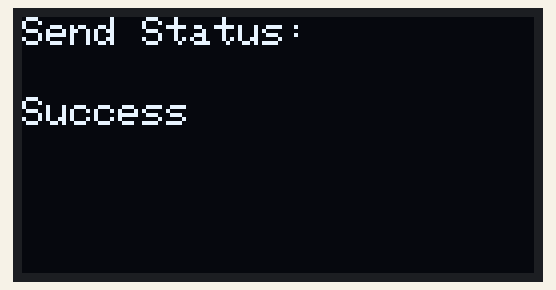
This sketch was run on a simulated ESP32. On the bench: 128×64 one-colour display.

Above: at 0.2 s.

The sketch:

master.ino
```cpp
#include <Wire.h>
#include <Adafruit_GFX.h>
#include <Adafruit_SH110X.h>
#include <WiFi.h>
#include <esp_now.h>

// OLED pins
#define i2c_Address 0x3c // OLED screen I2C address
#define SCREEN_WIDTH 128
#define SCREEN_HEIGHT 64
#define OLED_RESET -1

// Creating an object for communication with the OLED screen
Adafruit_SH1106G display = Adafruit_SH1106G(SCREEN_WIDTH, SCREEN_HEIGHT, &Wire, OLED_RESET);

uint8_t slaveAddress[] = {0xFC, 0xE8, 0xC0, 0x91, 0x6D, 0x54};

void displayMessage(String title, String message) {
  display.clearDisplay();               // Clear the OLED display
  display.setTextSize(1);              // Set text size
  display.setCursor(0, 0);             // Set cursor position
  display.println(title);              // Print title
  display.setCursor(0, 20);           // Move cursor to next line
  display.println(message);           // Print the message
  display.display();                   // Update the display
}

void onDataSent(const uint8_t *mac_addr, esp_now_send_status_t status)
{
  String statusMsg = (status == ESP_NOW_SEND_SUCCESS) ? "Success" : "Fail";
  displayMessage("Send Status:", statusMsg);
}

void setup()
{
  // Initialize the display
  display.begin(i2c_Address,true);
  display.clearDisplay();
  display.setTextColor(SH110X_WHITE);

  // Display first string
  display.setTextSize(1); // Standard font size
  display.setCursor(2, 10); // Horizontal, vertical position
  display.println("test1");

  display.display(); // Show on OLED


  WiFi.mode(WIFI_STA);

  if (esp_now_init() != ESP_OK)
  {
    displayMessage("Error", "Init ESP-NOW");
    return;
  }

  esp_now_register_send_cb(onDataSent);

  esp_now_peer_info_t peerInfo = {};
  memcpy(peerInfo.peer_addr, slaveAddress, 6);
  peerInfo.channel = 0;
  peerInfo.encrypt = false;

  if (esp_now_add_peer(&peerInfo) != ESP_OK)
  {
    //displayMessage("Error", "Add Peer Fail");
    return;
  }

  // Display second string
  display.setTextSize(1); // Larger font size
  display.setCursor(5, 25); // Adjusted position
  display.println("test2");

  display.display(); // Show on OLED
}


void loop()
{
  const char *message = "Hello from Master";
  esp_now_send(slaveAddress, (uint8_t *)message, strlen(message));
  //displayMessage("Sent:", "Hello from Master");
  delay(2000);
}
```
